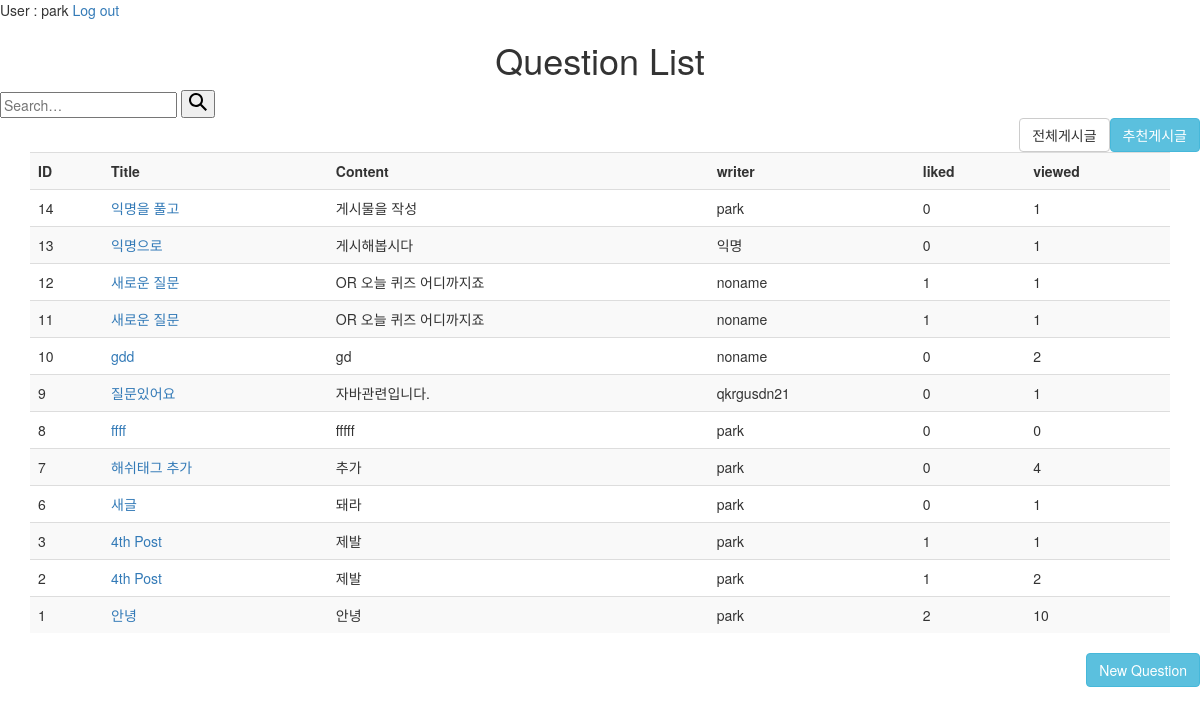
Before: / (signed in) with the older database file.
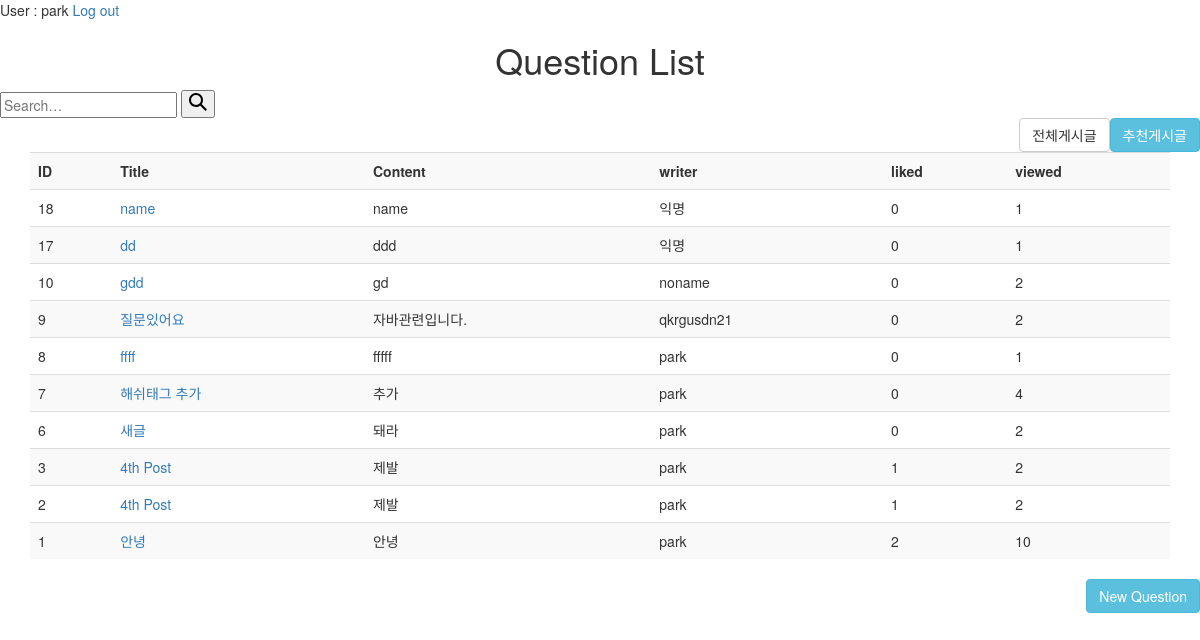
After: the same page with the newer database file.
### users/models.py (models this page shows)
class CustomUser(AbstractUser):
    objects = CustomUserManager()

class Article(models.Model):
    title = models.CharField(max_length = 100)
    content = models.TextField()
    user = models.ForeignKey(CustomUser, on_delete=models.CASCADE,)
    hits = models.IntegerField(default = 0)
    anonymity = models.BooleanField(default=True)
    @property #get 역할을 한다고 봐도 무방하다.
    def like_count(self):
      return self.like_user_set.count()
    like_user_set = models.ManyToManyField(
        CustomUser,
        null=True,
        blank=True,
        related_name='like_user_set',
        through='Like',
    )
    tags = TaggableManager(
        verbose_name= 'tags',
        help_text= 'A comma-separated list of tags.',
        blank=True,
        through=TaggedPost,
    )
    class Meta:
        ordering = ['-id']

### users/views.py (the view)
# urls.py: 2. Add a URL to urlpatterns:  path('', views.home, name='home')
def home(request):
    articles = Article.objects.all()
    return render(request, 'home.html', {'articles' : articles})

### users/templates/home.html (shortened to what this page needs)
<!DOCTYPE html>
<html lang="en">
<head>
    <link rel="stylesheet" href="https://maxcdn.bootstrapcdn.com/bootstrap/3.3.7/css/bootstrap.min.css">
</head>
<body>
{% load socialaccount %}
{% if user.is_authenticated %}
<p>User : {{ user.username }} <a href="{% url 'logout' %}">Log out</a></p>
{% if tag_name %}
<h1><center>#{{tag_name}} tagged Questions</center></h1>
{% elif recommend %}
<h1><center>Recommend Questions </center></h1>
{% else %}
<h1><center>Question List</center></h1>
{% endif %}
<form id="search"  action="/users/search/" method="get" class="searchbar js-searchbar" autocomplete="off" role="search">
                    <div class="ps-relative">
                        <input name="q" type="text" placeholder="Search…" value="" autocomplete="off" maxlength="240" class="s-input js-search-field ">
                        <button type="submit" aria-label="Search…" class="s-btn s-btn__primary s-btn__icon btn-topbar-primary js-search-submit"><svg aria-hidden="true" class="svg-icon iconSearch" width="18" height="18" viewBox="0 0 18 18"><path d="M18 16.5l-5.14-5.18h-.35a7 7 0 1 0-1.19 1.19v.35L16.5 18l1.5-1.5zM12 7A5 5 0 1 1 2 7a5 5 0 0 1 10 0z"></path></svg></button>
                    </div>
</form>
<a class="btn btn-info pull-right" href = "{% url 'recommend' user.id %}">추천게시글</a>
<a class="btn btn-default pull-right" href = "{% url 'home' %}">전체게시글</a>
  {% if not articles %}
    <br><h2 style="text-align : center">더 많은 질문을 입력할수록 추천 정확도가 높아집니다.</h2>
  {% else %}
    <div class="container">
    <table class="table table-striped">
      <tr>
        <th>ID</th>
        <th>Title </th>
        <th>Content</th>
        <th>writer</th>
        <th>liked</th>
        <th>viewed</th>
      </tr>
      <tr>
      {% for article in articles%}
        <td> {{ article.id }} </td>
        <td> <a href ="{%url 'show_article' article.id %}" >{{ article.title }}</a></td>
        <td> {{ article.content }}</td>
        {% if article.anonymity %}
        <td> 익명 </td>
        {% else %}
        <td> {{ article.user }} </td>
        {% endif %}
        <td> {{ article.like_count }}</td>
        <td> {{ article.hits }}</td>
      </tr>
      {% endfor %}
    </table>
    </div>
  {% endif %}
  <a class="btn btn-info pull-right" href = "{%url 'add_article' %}"> New Question </a>
{% else %}
  <p><a href="{% url 'signup' %}">Sign Up</a></p>
  <p><a href="{% url 'login' %}">Log In </a></p>
  <p><a href="{% provider_login_url 'google' %}">Log In with Gmail</a></p>
{% endif %}
</body>
</html>

Changed rows visible on the page:
removed Article: id "14", title "익명을 풀고", content "게시물을 작성", user "park", like_count "0", hits "1"
removed Article: id "13", title "익명으로", content "게시해봅시다", anonymity "익명", like_count "0", hits "1"
removed Article: id "12", title "새로운 질문", content "OR 오늘 퀴즈 어디까지죠", user "noname", like_count "1", hits "1"
removed Article: id "11", title "새로운 질문", content "OR 오늘 퀴즈 어디까지죠", user "noname", like_count "1", hits "1"
added Article: id "18", title "name", content "name", anonymity "익명", like_count "0", hits "1"
added Article: id "17", title "dd", content "ddd", anonymity "익명", like_count "0", hits "1"
changed Article "질문있어요": hits "1" → "2"
changed Article "ffff": hits "0" → "1"
changed Article "새글": hits "1" → "2"
changed Article id 3: hits "1" → "2"
